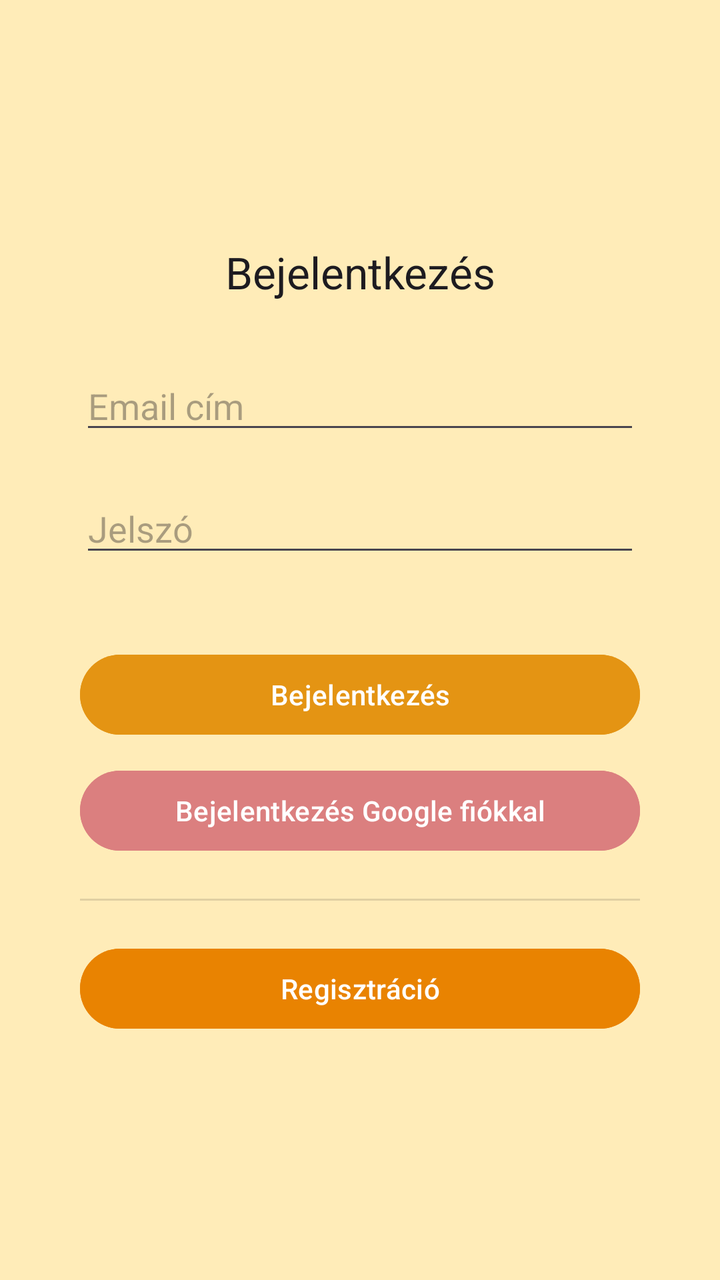
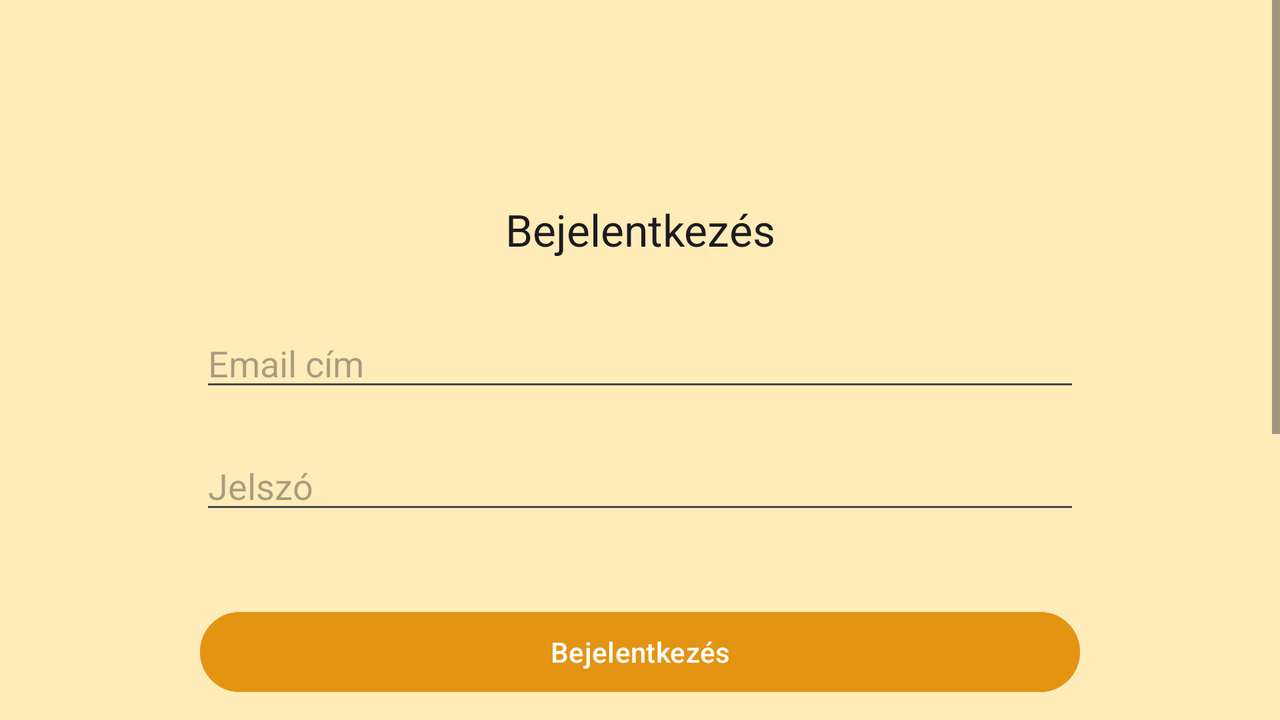

An Android layout and its configuration variant, each rendered on a device that would load it. The default file and the variant file are quoted in full after the pictures.
<!-- AndroidManifest.xml: application theme Theme.BookCorner -->
<!-- res/layout/activity_login.xml -->
<?xml version="1.0" encoding="utf-8"?>
<androidx.constraintlayout.widget.ConstraintLayout xmlns:android="http://schemas.android.com/apk/res/android"
    xmlns:app="http://schemas.android.com/apk/res-auto"
    xmlns:tools="http://schemas.android.com/tools"
    android:id="@+id/main"
    android:layout_width="match_parent"
    android:layout_height="match_parent"
    android:background="@color/Primary"
    tools:context=".LoginActivity">

    <LinearLayout
        android:id="@+id/loginLayout"
        android:layout_width="0dp"
        android:layout_height="0dp"
        android:layout_marginStart="40dp"
        android:layout_marginTop="50dp"
        android:layout_marginEnd="40dp"
        android:layout_marginBottom="50dp"
        android:gravity="center_horizontal|center_vertical"
        android:orientation="vertical"
        app:layout_constraintBottom_toBottomOf="parent"
        app:layout_constraintEnd_toEndOf="parent"
        app:layout_constraintStart_toStartOf="parent"
        app:layout_constraintTop_toTopOf="parent">

        <TextView
            android:id="@+id/loginHeader"
            android:layout_width="match_parent"
            android:layout_height="wrap_content"
            android:layout_marginBottom="30dp"
            android:text="Bejelentkezés"
            android:textAlignment="center"
            android:textAppearance="@style/TextAppearance.AppCompat.Large" />

        <EditText
            android:id="@+id/inputEmailAddress"
            android:layout_width="match_parent"
            android:layout_height="wrap_content"
            android:layout_marginBottom="20dp"
            android:ems="10"
            android:hint="Email cím"
            android:inputType="textEmailAddress" />

        <EditText
            android:id="@+id/inputPassword"
            android:layout_width="match_parent"
            android:layout_height="wrap_content"
            android:layout_marginBottom="40dp"
            android:ems="10"
            android:hint="Jelszó"
            android:inputType="textPassword" />

        <Button
            android:id="@+id/buttonLogin"
            android:layout_width="match_parent"
            android:layout_height="wrap_content"
            android:layout_marginBottom="10dp"
            android:backgroundTint="#E49413"
            android:onClick="loginWithEmail"
            android:text="Bejelentkezés" />

        <Button
            android:id="@+id/buttonBack"
            android:layout_width="match_parent"
            android:layout_height="wrap_content"
            android:backgroundTint="#DB7F7F"
            android:onClick="loginWithGoogle"
            android:text="Bejelentkezés Google fiókkal" />

        <View
            android:id="@+id/divider"
            android:layout_width="match_parent"
            android:layout_height="1dp"
            android:layout_marginTop="20dp"
            android:layout_marginBottom="20dp"
            android:background="?android:attr/listDivider" />

        <Button
            android:id="@+id/buttonRegister"
            android:layout_width="match_parent"
            android:layout_height="wrap_content"
            android:backgroundTint="#E98301"
            android:onClick="goToRegisterPage"
            android:text="Regisztráció" />

    </LinearLayout>
</androidx.constraintlayout.widget.ConstraintLayout>
<!-- resources referenced by this layout -->
<resources>
  <color name="Primary">#FFECB8</color>
  <style name="Theme.BookCorner" parent="Base.Theme.BookCorner" />
  <style name="Base.Theme.BookCorner" parent="Theme.Material3.DayNight.NoActionBar">
          
          
      </style>
</resources>
<!-- res/layout-land/activity_login.xml (the repository's variant of the layout above) -->
<!-- drawn on the phone turned sideways -->
<?xml version="1.0" encoding="utf-8"?>
<androidx.constraintlayout.widget.ConstraintLayout xmlns:android="http://schemas.android.com/apk/res/android"
    xmlns:app="http://schemas.android.com/apk/res-auto"
    xmlns:tools="http://schemas.android.com/tools"
    android:id="@+id/main"
    android:layout_width="match_parent"
    android:layout_height="match_parent"
    android:background="@color/Primary"
    tools:context=".LoginActivity">

    <ScrollView
        android:layout_width="match_parent"
        android:layout_height="match_parent"
        app:layout_constraintEnd_toEndOf="parent"
        app:layout_constraintStart_toStartOf="parent"
        app:layout_constraintTop_toTopOf="parent">

        <LinearLayout
            android:id="@+id/loginLayout"
            android:layout_width="match_parent"
            android:layout_height="wrap_content"
            android:padding="100dp"
            android:gravity="center_horizontal|center_vertical"
            android:orientation="vertical">

            <TextView
                android:id="@+id/loginHeader"
                android:layout_width="match_parent"
                android:layout_height="wrap_content"
                android:layout_marginBottom="30dp"
                android:text="Bejelentkezés"
                android:textAlignment="center"
                android:textAppearance="@style/TextAppearance.AppCompat.Large" />

            <EditText
                android:id="@+id/inputEmailAddress"
                android:layout_width="match_parent"
                android:layout_height="wrap_content"
                android:layout_marginBottom="20dp"
                android:ems="10"
                android:hint="Email cím"
                android:inputType="textEmailAddress" />

            <EditText
                android:id="@+id/inputPassword"
                android:layout_width="match_parent"
                android:layout_height="wrap_content"
                android:layout_marginBottom="40dp"
                android:ems="10"
                android:hint="Jelszó"
                android:inputType="textPassword" />

            <Button
                android:id="@+id/buttonLogin"
                android:layout_width="match_parent"
                android:layout_height="wrap_content"
                android:layout_marginBottom="10dp"
                android:backgroundTint="#E49413"
                android:onClick="loginWithEmail"
                android:text="Bejelentkezés" />

            <Button
                android:id="@+id/buttonBack"
                android:layout_width="match_parent"
                android:layout_height="wrap_content"
                android:backgroundTint="#DB7F7F"
                android:onClick="loginWithGoogle"
                android:text="Bejelentkezés Google fiókkal" />

            <View
                android:id="@+id/divider"
                android:layout_width="match_parent"
                android:layout_height="1dp"
                android:layout_marginTop="20dp"
                android:layout_marginBottom="20dp"
                android:background="?android:attr/listDivider" />

            <Button
                android:id="@+id/buttonRegister"
                android:layout_width="match_parent"
                android:layout_height="wrap_content"
                android:backgroundTint="#E98301"
                android:onClick="goToRegisterPage"
                android:text="Regisztráció" />

        </LinearLayout>
    </ScrollView>

</androidx.constraintlayout.widget.ConstraintLayout>
